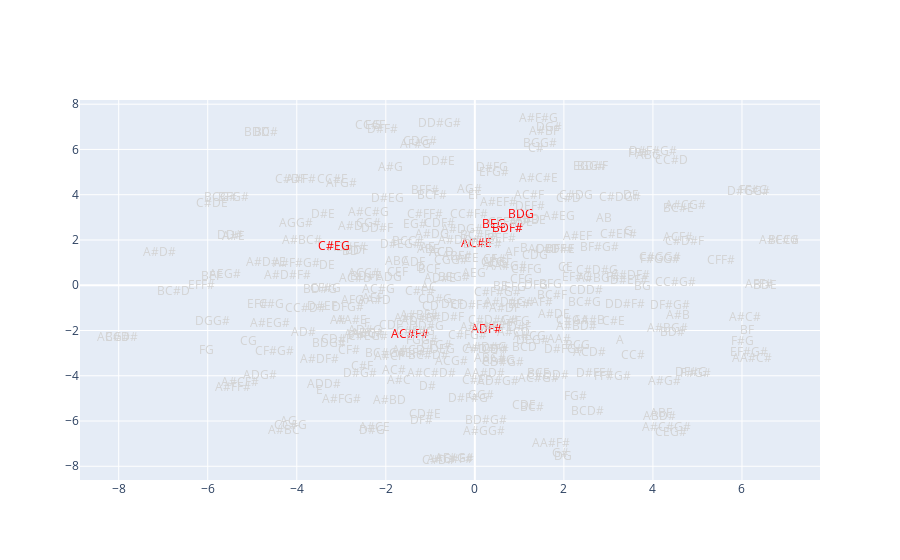

Notebook source saved alongside this figure:
### Code cell
scale = Scale('B', 'minor')
color = get_scale_triads_filter(chord_suffixes, scale)

fig = go.Figure()
fig.add_trace(
    go.Scatter(
        x=embeddings_df_trans[0],
        y=embeddings_df_trans[1],
        mode="text",
        text=embeddings_df_trans.index,
        textposition="middle center",
        textfont=dict(color=color)
    )
)

### Figure 1 — Plotly figure (JSON) as saved in the notebook; plotly's stock layout.template omitted (floating-point values rounded to 4 significant figures; data arrays with more than 128 entries replaced by an {"elided": "..."} marker saying what was removed)
{"data": [{"mode": "text", "text": {"elided": "298 str values"}, "textfont": {"color": {"elided": "298 str values"}}, "textposition": "middle center", "type": "scatter", "x": {"elided": "298 float values"}, "y": {"elided": "298 float values"}}], "layout": {}}
